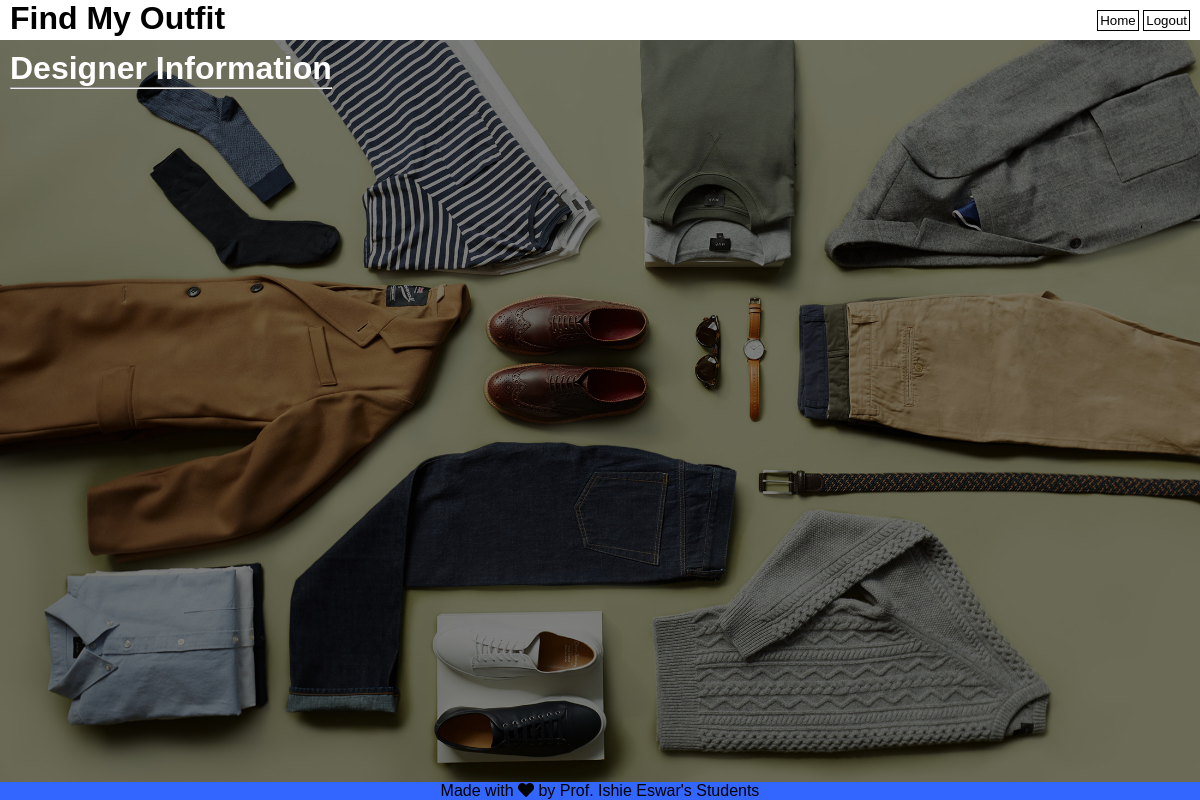
Page /User_Designer.php on the earlier database version.
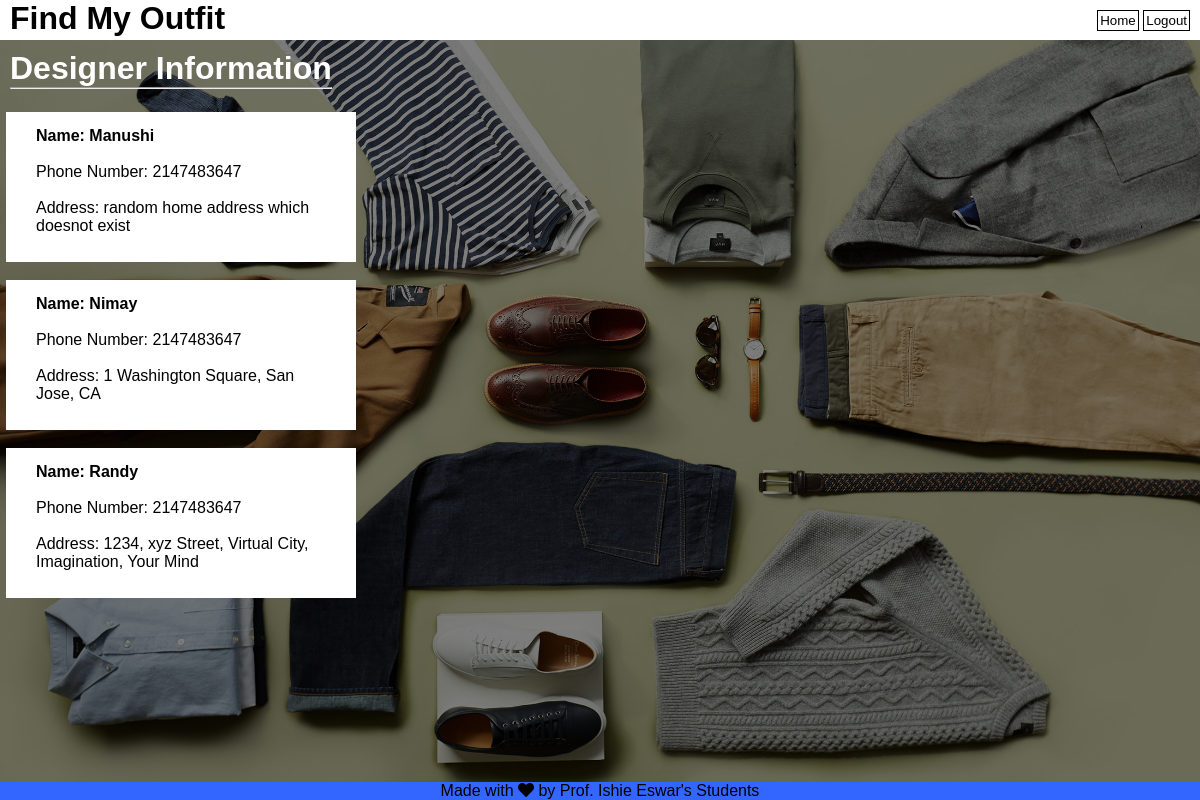
Same page on the later database version.
### tables this page shows
CREATE TABLE `designer_info` (
  `username` varchar(25) NOT NULL,
  `age` int(5) NOT NULL,
  `email_id` varchar(35) NOT NULL,
  `img` blob NOT NULL,
  `sex` varchar(15) NOT NULL,
  `phone` int(10) NOT NULL,
  `address` text NOT NULL
);

### User_Designer.php (the view, shortened to what this page needs)
<?php
     include_once 'databasec.php';
     $sql = 'SELECT username, phone, address FROM designer_info ORDER BY username;';
     $r = mysqli_query($c, $sql);
     $a = mysqli_fetch_all($r, MYSQLI_ASSOC);
?>
<!DOCTYPE html>
<html lang="en">
<head>
    <link href = "userdesigner.css" rel = "stylesheet" type = "text/css">
    <link rel="stylesheet" href="https://cdnjs.cloudflare.com/ajax/libs/font-awesome/5.13.0/css/all.min.css">
</head>
<body>
    <header>
        <div class="bar2">
            <div class="name2">
                <h1>Find My Outfit</h1>
            </div>
            <form name="xyz" method="post">
                <ul>
                     <li><input type="submit" name="home" class="button" value="Home"></li>
                     <li><input type="submit" name="logoutbutton2" class="button" value="Logout"></li>
                </ul>
            </form>
        </div>
    </header>
    <div class="des">
        <h1>Designer Information</h1>
        <hr>
    </div>
    <br>
    <br>
    <br>
    <br>
    <div class="cont">
        <div class="row">
            <?php foreach($a as $designer){ ?>
                        <div class="smallbox">
                            <h6>
                                Name: <?php echo htmlspecialchars($designer['username']); ?>
                            </h6>
                            <div>
                                <br>
                                Phone Number: <?php echo htmlspecialchars($designer['phone']); ?>
                                <br>
                                <br>
                                Address: <?php echo htmlspecialchars($designer['address']); ?>
                            </div>
                        </div>
                        <br>
            <?php } ?>
        </div>
    </div>
    <footer id="footer" class="static-footer">
      <div class="container">
        <p>Made with <span class="fas fa-heart"></span> by Prof. Ishie Eswar's Students</p>
      </div>
    </footer>
</body>
</html>

### userdesigner.css (style rules this page uses)
* { margin: 0; padding: 0; font-family: Arial, Helvetica, sans-serif; }
header { width: 100%; height: 40px; display: block; background-color: white; }
.bar2 ul { float: right; list-style-type: none; margin-top: 10px; margin-right: 10px; }
.bar2 ul li { display: inline-block; }
.bar2 ul li input { text-decoration: none; color: black; background-color: white; padding: 2px; border: 1px solid black; }
.name2 { float: left; margin-left: 10px; }
body { background-image:linear-gradient(rgba(0, 0, 0, 0.5), rgba(0, 0, 0, 0.5)), url(wardrobe.jpg); height: 100vh; background-size: cover; background-position: center; }
.des { float: left; margin-left: 10px; margin-top: 10px; color: white; }
.smallbox { width: 350px; height: 150px; background: white; left: 0.5%; position: relative; box-sizing: border-box; padding: 15px 30px; }
.smallbox h6 { font-size: 16px; }
#footer { background-color: #3366FF; text-align: center; }
.static-footer { position: fixed; left: 0; bottom: 0; width: 100%; text-align: center; }

Differences in the rows shown:
added designer_info: username "Manushi", phone "2147483647", address "random home address which doesnot exist"
added designer_info: username "Nimay", phone "2147483647", address "1 Washington Square, San Jose, CA"
added designer_info: username "Randy", phone "2147483647", address "1234, xyz Street, Virtual City, Imagination, Your Mind"
